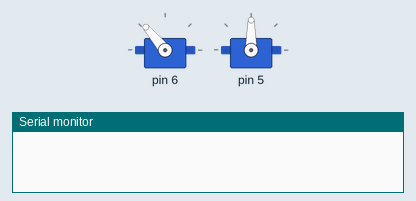
The sketch below on a simulated Arduino Uno, built with avr-gcc and run on an emulated ATmega328P. Parts: 2 × servo, the last lines printed to the serial monitor.

Above: at 0.1 s.
At 13.43 s:
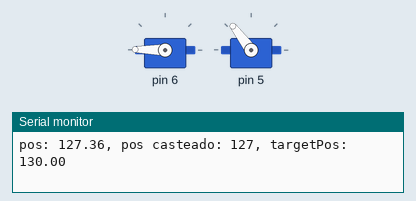
At 24.6 s:
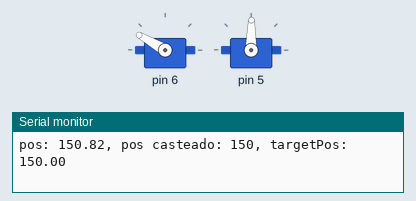
At 38.2 s:
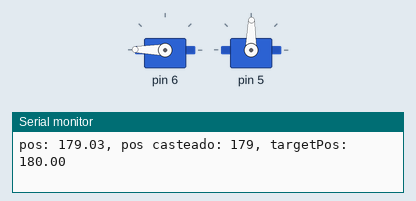
Timing chart, 0 to 40.0 s (numbered marks = the images above):
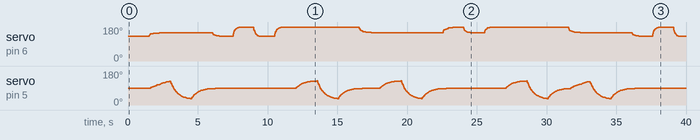

Measured:
- by itself, servo on pin 5: 90° → 94° at 1.6 s, → 97° 0.10 s later, → 100° 0.11 s later, → 103° 0.11 s later, … (366 changes in this stretch)

The sketch:

Animatronic_Eye_Mech.ino
```cpp
#include <Servo.h>

class ServoMotor {
public:
  ServoMotor(int pin, int updateInterval, int initialPos, float smoothFactor)
    : pin(pin),
      pos((float)initialPos),
      targetPos((float)initialPos),
      lastUpdateMillis(0),
      updateInterval(updateInterval),
      smoothFactor(smoothFactor) {

    servo.attach(pin);
    servo.write((int)this->pos);
  }

  void moveTo(int newPos) {
    this->startPos = this->pos;
    this->targetPos = (float)newPos;
    this->lastUpdateMillis = millis();
  }

  void update() {
    unsigned long currentMillis = millis();
    if (abs(this->targetPos - this->pos) >= POS_THRESHOLD && currentMillis - this->lastUpdateMillis >= this->updateInterval) {
      this->lastUpdateMillis = currentMillis;

      this->pos = (this->pos * (1 - this->smoothFactor)) + (this->targetPos * this->smoothFactor);
      // this->pos += (this->targetPos - this->pos) * 0.05;
      Serial.print("pos: ");
      Serial.print(this->pos);
      Serial.print(", pos casteado: ");
      Serial.print((int)this->pos);
      Serial.print(", targetPos: ");
      Serial.println(this->targetPos);

      this->servo.write((int)this->pos);
    }
  }

private:
  Servo servo;
  int pin;
  float startPos;
  float pos;
  float smoothFactor;
  float targetPos;
  unsigned long updateInterval;
  unsigned long lastUpdateMillis;
  static const float POS_THRESHOLD = 1;
};

class Eye {
public:
  Eye(int pinUpDown, int pinRightLeft)
    : upDownServo(pinUpDown, VERTICAL_SERVO_UPDATE_INTERVAL, CLOSED, VERTICAL_SERVO_SMOOTH_FACTOR),
      rightLeftServo(pinRightLeft, HORIZONTAL_SERVO_UPDATE_INTERVAL, MIDDLE, HORIZONTAL_SERVO_SMOOTH_FACTOR),
      state(0) {}

  void update() {
    unsigned long currentMillis = millis();
    if (currentMillis - this->lastMillis >= this->WAIT_TIME) {
      this->lastMillis = currentMillis;
      switch (this->state) {
        case 0:  // Eye open and look right
          this->upDownServo.moveTo(HALF_OPEN);
          this->rightLeftServo.moveTo(RIGHT);
          this->state = 1;
          break;
        case 1:  // Eye looks left
          this->rightLeftServo.moveTo(LEFT);
          this->state = 2;
          break;
        case 2:  // Eye looks middle
          this->rightLeftServo.moveTo(MIDDLE);
          this->state = 3;
          break;
        case 3:  // Eye closed
          this->upDownServo.moveTo(CLOSED);
          this->state = 4;
          break;
        case 4:  // Eye full open
          this->upDownServo.moveTo(FULL_OPEN);
          this->state = 5;
          break;
        case 5:  // Eye closed
          this->upDownServo.moveTo(CLOSED);
          this->state = 6;
          break;
        case 6:  // Eye full open
          this->upDownServo.moveTo(FULL_OPEN);
          this->state = 7;
          break;
        case 7:  // Eye looks right
          this->rightLeftServo.moveTo(RIGHT);
          this->state = 8;
          break;
        case 8:  // Eye looks left
          this->rightLeftServo.moveTo(LEFT);
          this->state = 9;
          break;
        case 9:  // Eye looks middle
          this->rightLeftServo.moveTo(MIDDLE);
          this->state = 10;
          break;
        case 10:  // Eye half open
          this->upDownServo.moveTo(HALF_OPEN);
          this->state = 11;
          break;
        case 11:  // Eye looks right
          this->rightLeftServo.moveTo(RIGHT);
          this->state = 12;
          break;
        case 12:  // Eye looks left
          this->rightLeftServo.moveTo(LEFT);
          this->state = 13;
          break;
        case 13:  // Eye looks middle
          this->rightLeftServo.moveTo(MIDDLE);
          this->state = 14;
          break;
        case 14:  // Eye full open
          this->upDownServo.moveTo(FULL_OPEN);
          this->state = 15;
          break;
        case 15:  // Eye half open
          this->upDownServo.moveTo(HALF_OPEN);
          this->state = 16;
          break;
        case 16:  // Eye full open
          this->upDownServo.moveTo(FULL_OPEN);
          this->state = 17;
          break;
        case 17:  // Eye looks right
          this->rightLeftServo.moveTo(RIGHT);
          this->state = 18;
          break;
        case 18:  // Eye looks left
          this->rightLeftServo.moveTo(LEFT);
          this->state = 19;
          break;
        case 19:  // Eye looks middle and then cycle the state back to 0
          this->rightLeftServo.moveTo(MIDDLE);
          this->state = 0;
          break;
      }
    }
    this->upDownServo.update();
    this->rightLeftServo.update();
  }

private:
  ServoMotor upDownServo;
  ServoMotor rightLeftServo;
  static const unsigned long VERTICAL_SERVO_UPDATE_INTERVAL = 5;
  static const unsigned long HORIZONTAL_SERVO_UPDATE_INTERVAL = 50;
  static const float VERTICAL_SERVO_SMOOTH_FACTOR = 0.3;
  static const float HORIZONTAL_SERVO_SMOOTH_FACTOR = 0.1;
  int state;
  unsigned long lastMillis;

  static const int FULL_OPEN = 180;
  static const int HALF_OPEN = 150;
  static const int CLOSED = 130;
  static const int RIGHT = 130;
  static const int MIDDLE = 90;
  static const int LEFT = 30;
  static const unsigned int WAIT_TIME = 1500;
};

Eye* eye;

void setup() {
  eye = new Eye(6, 5);
  Serial.begin(9600);
}

void loop() {
  eye->update();
}
```
